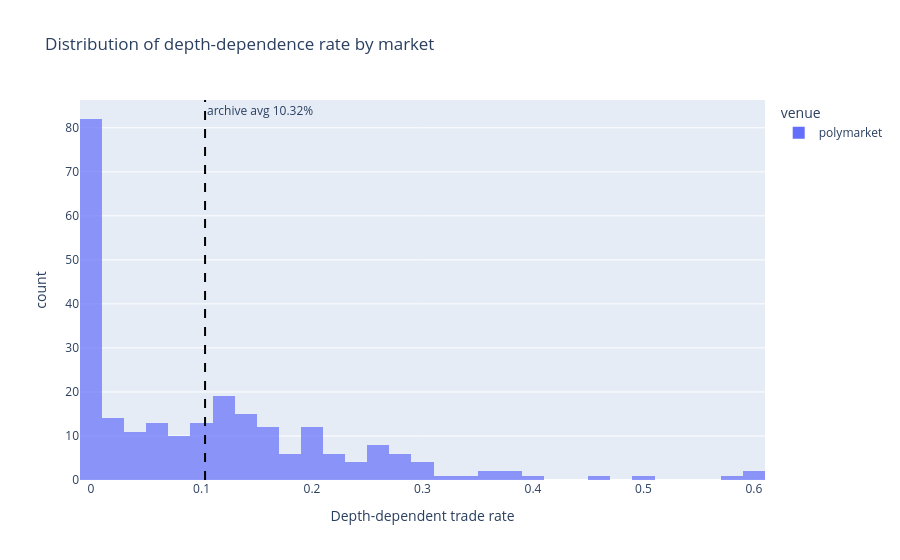

The notebook cell saved with this chart:
### Markdown cell above
### 6.2 What does the depth-dependence rate look like as a distribution?

This histogram shows whether depth-dependence is concentrated in a small long tail of markets or spread broadly across the actively traded universe. The dashed reference line marks the full-archive v0 assumption-suite depth dependency rate of `10.32%`.

### Code cell
import plotly.express as px

if len(depth_trades) == 0:
    print("No markets met the minimum trade-count threshold for depth distribution.")
else:
    fig = px.histogram(
        depth_trades,
        x="depth_rate",
        color="venue",
        nbins=40,
        barmode="overlay",
        opacity=0.70,
        title="Distribution of depth-dependence rate by market",
        labels={"depth_rate": "Depth-dependent trade rate", "count": "Markets"},
    )
    fig.add_vline(
        x=0.1032,
        line_dash="dash",
        line_color="black",
        annotation_text="archive avg 10.32%",
    )
    fig.show()

### Figure 1 — Plotly figure (JSON) as saved in the notebook; plotly's stock layout.template omitted (floating-point values rounded to 4 significant figures; data arrays with more than 128 entries replaced by an {"elided": "..."} marker saying what was removed)
{"data": [{"bingroup": "x", "hovertemplate": "venue=polymarket<br>Depth-dependent trade rate=%{x}<br>count=%{y}<extra></extra>", "legendgroup": "polymarket", "marker": {"color": "#636efa", "opacity": 0.7, "pattern": {"shape": ""}}, "name": "polymarket", "nbinsx": 40, "orientation": "v", "showlegend": true, "x": {"elided": "247 float values"}, "xaxis": "x", "yaxis": "y", "type": "histogram"}], "layout": {"xaxis": {"anchor": "y", "domain": [0.0, 1.0], "title": {"text": "Depth-dependent trade rate"}}, "yaxis": {"anchor": "x", "domain": [0.0, 1.0], "title": {"text": "count"}}, "legend": {"title": {"text": "venue"}, "tracegroupgap": 0}, "title": {"text": "Distribution of depth-dependence rate by market"}, "barmode": "overlay", "shapes": [{"line": {"color": "black", "dash": "dash"}, "type": "line", "x0": 0.1032, "x1": 0.1032, "xref": "x", "y0": 0, "y1": 1, "yref": "y domain"}], "annotations": [{"showarrow": false, "text": "archive avg 10.32%", "x": 0.1032, "xanchor": "left", "xref": "x", "y": 1, "yanchor": "top", "yref": "y domain"}]}}
